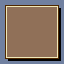

Tiled map render using the project's own tile images. Description and the whole map definition, tile-layer contents included, below:
An orthogonal 8x8 tile map with 8x8 px tiles, 1 tile layer (Tile Layer 1).

<map version="1.9" tiledversion="1.9.2" orientation="orthogonal" renderorder="right-down" width="8" height="8" tilewidth="8" tileheight="8" infinite="0" nextlayerid="2" nextobjectid="1">
 <tileset firstgid="1" name="BobMenuTiles" tilewidth="8" tileheight="8" tilecount="128" columns="16">
  <image source="../../Image/Png/BobMenuTiles.png" width="128" height="64" />
 </tileset>
 <layer id="1" name="Tile Layer 1" width="8" height="8">
  <data encoding="csv">
4,3,3,3,3,3,3,2147483652,
37,47,47,47,47,47,47,20,
37,47,47,47,47,47,47,20,
37,47,47,47,47,47,47,20,
37,47,47,47,47,47,47,20,
37,47,47,47,47,47,47,20,
37,47,47,47,47,47,47,20,
1073741828,24,24,24,24,24,24,25
</data>
 </layer>
</map>
